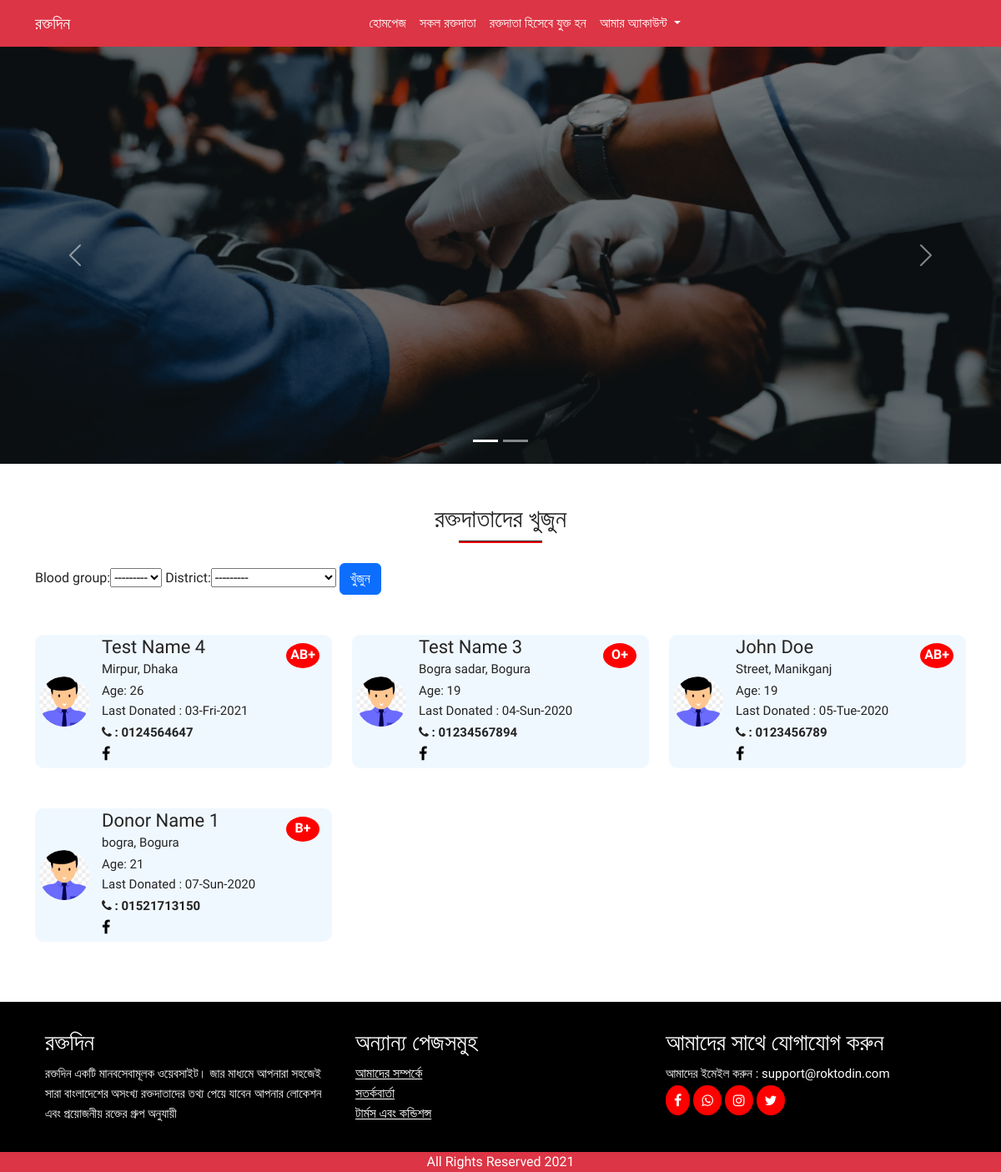
The page / on the database its author committed.
### homeapp/models.py (models this page shows, shortened)
class Donor(models.Model):
    GROUPS = (
        ('A+', 'A+'),
        ('A-', 'A-'),
        ('B+', 'B+'),
        ('B-', 'B-'),
        ('O+', 'O+'),
        ('O-', 'O-'),
        ('AB+', 'AB+'),
        ('AB-', 'AB-'),
    )
    STATUS = (
        ('active', 'active'),
        ('deactivate', 'deactivate'),
    )
    DISCTRICTS = (
        ('Comilla','Comilla'),
        ('Feni','Feni'),
        ('Brahmanbaria','Brahmanbaria'),
        ('Rangamati','Rangamati'),
        ('Noakhali','Noakhali'),
        ('Chandpur','Chandpur'),
        ('Lakshmipur','Lakshmipur'),
        ('Chattogram','Chattogram'),
        ('Coxsbazar','Coxsbazar'),
        ('Khagrachhari','Khagrachhari'),
        ('Bandarban','Bandarban'),
        ('Sirajganj','Sirajganj'),
        ('Pabna','Pabna'),
        ('Bogura','Bogura'),
        ('Rajshahi','Rajshahi'),
        ('Natore','Natore'),
        ('Joypurhat','Joypurhat'),
        ('Chapainawabganj','Chapainawabganj'),
        ('Naogaon','Naogaon'),
        ('Jashore','Jashore'),
        ('Satkhira','Satkhira'),
        ('Meherpur','Meherpur'),
        ('Narail','Narail'),
        ('Chuadanga','Chuadanga'),
        ('Kushtia','Kushtia'),
        ('Magura','Magura'),
        ('Khulna','Khulna'),
        ('Bagerhat','Bagerhat'),
        ('Jhenaidah','Jhenaidah'),
        ('Jhalakathi','Jhalakathi'),
        ('Patuakhali','Patuakhali'),
        ('Pirojpur','Pirojpur'),
        ('Barisal','Barisal'),
        ('Bhola','Bhola'),
        ('Barguna','Barguna'),
        ('Sylhet','Sylhet'),
        ('Moulvibazar','Moulvibazar'),
        ('Habiganj','Habiganj'),
        ('Sunamganj','Sunamganj'),
        ('Narsingdi','Narsingdi'),
        ('Gazipur','Gazipur'),
        ('Shariatpur','Shariatpur'),
        ('Narayanganj','Narayanganj'),
        ('Tangail','Tangail'),
        ('Kishoreganj','Kishoreganj'),
        ('Manikganj','Manikganj'),
        ('Dhaka','Dhaka'),
        ('Munshiganj','Munshiganj'),
        ('Rajbari','Rajbari'),
        ('Madaripur','Madaripur'),
        ('Gopalganj','Gopalganj'),
        ('Faridpur','Faridpur'),
        ('Panchagarh','Panchagarh'),
        ('Dinajpur','Dinajpur'),
        ('Lalmonirhat','Lalmonirhat'),
        ('Nilphamari','Nilphamari'),
        ('Thakurgaon','Thakurgaon'),
        ('Rangpur','Rangpur'),
        ('Kurigram','Kurigram'),
        ('Sherpur','Sherpur'),
        ('Mymensingh','Mymensingh'),
        ('Jamalpur','Jamalpur'),
        ('Netrokona','Netrokona'),
    )
    user = models.ForeignKey(User, on_delete=models.CASCADE)
    contact_no = models.CharField(max_length=100)
    blood_group = models.CharField(choices=GROUPS, max_length=10, blank=True)
    dob = models.DateField(blank=True, null=True)
    district = models.CharField(max_length=100,choices=DISCTRICTS, blank=True)
    address = models.CharField(max_length=250, blank=True)
    last_donated = models.DateField(blank=True, null=True)
    fb = models.URLField(blank=True)
    whatsapp = models.CharField(blank=True, max_length=15)
    status = models.CharField(
        max_length=10, choices=STATUS, default='deactivate')
    def age(self):
        import datetime
        if (datetime.date.today() - self.dob):
            diff = str((datetime.date.today() - self.dob)/365)
            return diff[:2]

### homeapp/views.py (the view)
# urls.py: path('', views.home, name='home'),
def home(request):
    donors = Donor.objects.filter(status='active').order_by('-id')
    donorfilter = DonorFilter(request.GET, queryset=donors)
    donors = donorfilter.qs
    context = {'donors': donors,
               'donorfilter': donorfilter, }
    return render(request, 'home.html', context)

### homeapp/templates/home.html (shortened to what this page needs)
{% extends "base.html" %}
{% load static %}
{% block body %}
<div id="hero-area">
    <div id="carouselExampleCaptions" class="carousel slide" data-bs-ride="carousel">
        <div class="carousel-indicators">
            <button type="button" data-bs-target="#carouselExampleCaptions" data-bs-slide-to="0" class="active"
                aria-current="true" aria-label="Slide 1"></button>
            <button type="button" data-bs-target="#carouselExampleCaptions" data-bs-slide-to="1"
                aria-label="Slide 2"></button>
        </div>
        <div class="carousel-inner">
            <div class="carousel-item active">
                <img src="{% static 'images/loading.gif'%}" data-src="{% static 'images/banner1.jpg'%}" height="500"
                    class="d-block w-100 lazyload" alt="banner1">
                <div class="overlay"></div>
            </div>
        </div>
        <button class="carousel-control-prev" type="button" data-bs-target="#carouselExampleCaptions"
            data-bs-slide="prev">
            <span class="carousel-control-prev-icon" aria-hidden="true"></span>
        </button>
        <button class="carousel-control-next" type="button" data-bs-target="#carouselExampleCaptions"
            data-bs-slide="next">
            <span class="carousel-control-next-icon" aria-hidden="true"></span>
        </button>
    </div>
</div>
<div id="donor-list" class="my-5">
    <h2 class="text-center">রক্তদাতাদের খুজুন </h2>
    <hr class="title-bottom-line">
    <div class="container">
        <br>
        <form method="get">
            {{donorfilter.form}}
            <button class="btn btn-primary" type="submit">খুঁজুন
            </button>
        </form>
        <br>
        <div class="row">
            {% for donor in donors %}
            <div class="col-lg-4 col-md-6 col-sm-12 py-4">
                <div class="donor-box">
                    <img class="lazyload" src="{% static 'images/loading.gif'%}"
                        data-src="{% static 'images/userplaceholder.jpg'%}" alt="">
                    <div class="donor-details">
                        <h4 class="donor-name">{{donor.user.first_name}}</h4>
                        <span class="donor-blood-group">{{donor.blood_group}}</span>
                        <p class="donor-location">{{donor.address}}, {{donor.district}}</p>
                        <p class="dononr-age">Age: {{donor.age}} <br> Last Donated : {{donor.last_donated}} </p>
                        <p class="contact-no"> <strong><i class="fa fa-phone"></i> : {{donor.contact_no}}</strong>
                        </p>
                        <p class="donor-social">
                            {% if donor.fb %}
                            <a href="{{donor.fb}}"><i class="fa fa-facebook"></i></a>
                            {%else%}
                            <a href="#"><i class="fa fa-facebook"></i></i></a>
                            {% endif %}
                        </p>
                    </div>
                </div>
            </div>
            {% endfor %}
        </div>
    </div>
</div>
{% endblock body %}

### homeapp/templates/base.html (shortened to what this page needs)
{% load static %}
<!DOCTYPE html>
<html lang="en">
<head>
    <link rel="stylesheet" href="{% static  '' %}css/font-awesome.min.css">
    <link rel="stylesheet" href="{% static  'css/bootstrap.min.css' %}">
    <link rel="stylesheet" href="{% static  '' %}css/style.css">
</head>
<body>
    {% block header %}
    {% include "partials/header.html" %}
    {% endblock header %}
    {% block body %}
    {% endblock body %}
    {% block footer %}
    {% include "partials/footer.html" %}
    {% endblock footer %}
</body>
</html>

### homeapp/templates/partials/header.html (shortened to what this page needs)
<nav class="navbar navbar-expand-lg navbar-dark bg-danger">
    <div class="container">
        <a class="navbar-brand" href="/">রক্তদিন</a>
        <div class="collapse navbar-collapse" id="navbarSupportedContent">
            <ul class="navbar-nav m-auto mb-2 mb-lg-0">
                <li class="nav-item">
                    <a class="nav-link active" href="{% url 'home' %}">হোমপেজ</a>
                </li>
                <li class="nav-item">
                    <a class="nav-link active" href="{% url 'alldonors' %}">সকল রক্তদাতা</a>
                </li>
                {% if request.user.is_authenticated %}
                {%else%}
                <li class="nav-item">
                    <a class="nav-link active" href="{% url 'register' %}">রক্তদাতা হিসেবে যুক্ত হন</a>
                </li>
                {% endif %}
                <li class="nav-item dropdown">
                    <a class="nav-link active dropdown-toggle" href="#" id="navbarDropdown" role="button"
                        data-bs-toggle="dropdown" aria-expanded="false">
                        আমার অ্যাকাউন্ট
                    </a>
                </li>
            </ul>
        </div>
    </div>
</nav>

### homeapp/templates/partials/footer.html (shortened to what this page needs)
{% load static %}
<footer>
    <div class="footer-top">
        <div class="container row m-auto">
            <div class="col-md-4">
                <h3 class="footer-title">রক্তদিন </h3>
                <p class="about-us">
                    রক্তদিন একটি মানবসেবামূলক ওয়েবসাইট। জার মাধ্যমে আপনারা সহজেই সারা বাংলাদেশের অসংখ্য রক্তদাতাদের তথ্য
                    পেয়ে যাবেন আপনার লোকেশন এবং প্রয়োজনীয় রক্তের গ্রুপ অনুযায়ী
                </p>
            </div>
            <div class="col-md-4">
                <h3 class="footer-title">অন্যান্য পেজসমুহ</h3>
                <ul class="text-white">
                    <a class="footer-links" href="#">
                        <li>আমাদের সম্পর্কে</li>
                    </a>
                    <a class="footer-links" href="#">
                        <li>সতর্কবার্তা</li>
                    </a>
                    <a class="footer-links" href="#">
                        <li>টার্মস এবং কন্ডিশন্স</li>
                    </a>
                </ul>
            </div>
            <div class="col-md-4">
                <h3 class="footer-title">আমাদের সাথে যোগাযোগ করুন </h3>
                <p>আমাদের ইমেইল করুন : support@roktodin.com</p>
                <div class="social-area">
                    <a href="#"><i class="fa fa-facebook"></i></a>
                    <a href="#"><i class="fa fa-whatsapp"></i></a>
                    <a href="#"><i class="fa fa-instagram"></i></a>
                    <a href="#"><i class="fa fa-twitter"></i></a>
                </div>
            </div>
        </div>
    </div>
    <div class="text-center bg-danger text-white"> All Rights Reserved 2021 </div>
</footer>

### static/css/style.css (style rules this page uses)
* { margin: 0; padding: 0; box-sizing: border-box; }
body { color: #242424; font-family: "Hind Siliguri", "Rubik", sans-serif; font-size: 16px; font-style: normal; font-weight: normal; overflow-x: hidden; }
a { color: #000000; transition: 0.3s ease-in-out; }
h2 { font-size: 30px; }
h3 { font-size: 28px; }
h4 { font-size: 22px; }
ul { margin: 0px; padding: 0px; }
li { list-style: none; }
p { font-size: 15px; font-weight: normal; line-height: 24px; margin-bottom: 2px; }
.navbar-nav li { border-radius: 5px; transition: all 0.3s ease; }
.carousel-item { max-height: 500px; }
.carousel-item img { object-fit: cover; position: relative; }
.overlay { position: absolute; width: 100%; height: 100%; top: 0; left: 0; background: #00000082; }
.title-bottom-line { width: 100px; height: 3px !important; background: red; opacity: 1 !important; margin: 0 auto; }
.donor-box { width: 100%; height: auto; display: inline-flex; background: #f0f8ff; border-radius: 10px; position: relative; transition: all 0.2s ease; }
.donor-box img { border-radius: 50%; place-self: center; width: 60px; height: 60px; object-fit: fill; margin-left: 5px; }
.donor-details { margin-left: 10px; padding: 2px 5px; }
.donor-name { padding-bottom: 0; margin-bottom: 0; display: inline; }
.donor-blood-group { margin-left: auto; background: red; border-radius: 50%; color: #fff; padding: 2px; display: inline-block; position: absolute; right: 15px; top: 10px; width: 40px; text-align: center; font-weight: bold; font-size: 16px; height: 30px; }
.donor-social a { margin-right: 5px; font-size: 18px; }
footer { bottom: 0; }
.footer-top { background: black; padding: 2rem 1rem; color: #fff; }
.social-area a i { padding: 10px; background: Red; color: white; border-radius: 50%; }
.footer-links { color: #fff; }

### rows shown on the page
Donor: user.first_name "Test Name 4", blood_group "AB+", address "Mirpur", district "Dhaka", age "26", last_donated "03-Fri-2021", contact_no "0124564647"
Donor: user.first_name "Test Name 3", blood_group "O+", address "Bogra sadar", district "Bogura", age "19", last_donated "04-Sun-2020", contact_no "01234567894"
Donor: user.first_name "John Doe", blood_group "AB+", address "Street", district "Manikganj", age "19", last_donated "05-Tue-2020", contact_no "0123456789"
Donor: user.first_name "Donor Name 1", blood_group "B+", address "bogra", district "Bogura", age "21", last_donated "07-Sun-2020", contact_no "01521713150"
